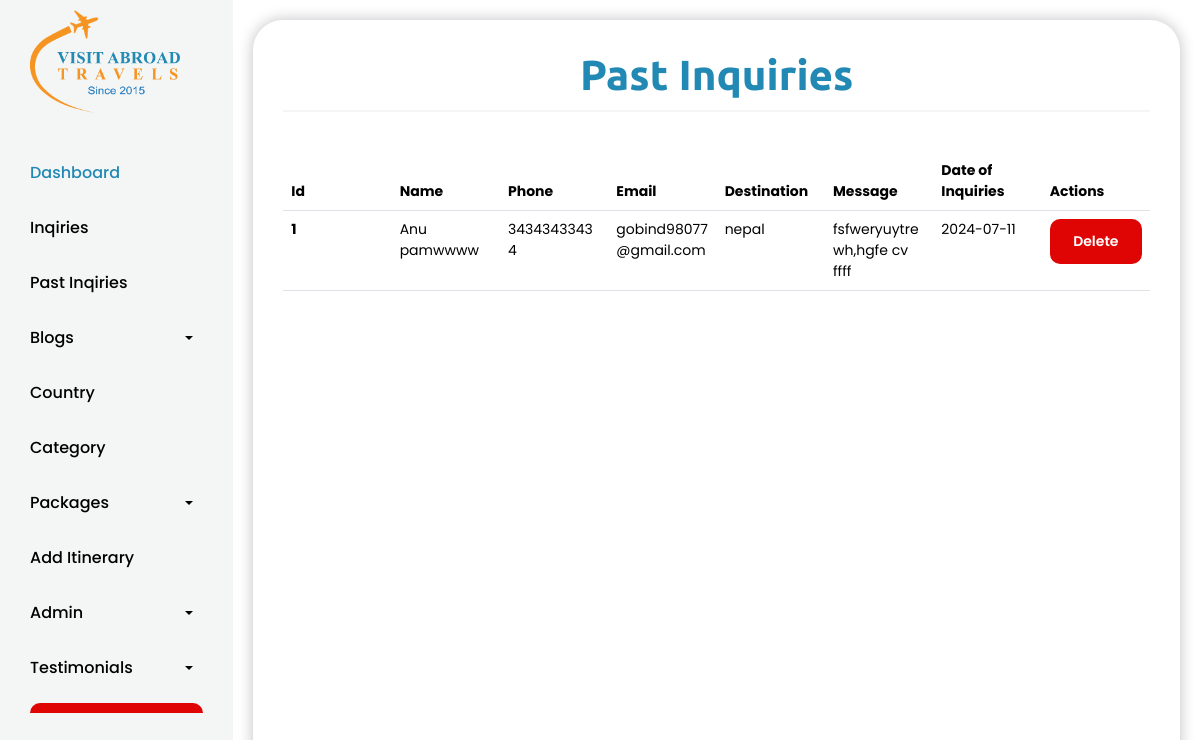
Screenshot of /admin/past_inquiries.php (signed in) with the database file from the repository.
### tables this page shows
CREATE TABLE `inquires` (
  `id` int(11) NOT NULL,
  `name` varchar(155) NOT NULL,
  `phone` varchar(155) NOT NULL,
  `email` varchar(155) NOT NULL,
  `destination` varchar(155) NOT NULL,
  `message` text NOT NULL,
  `status` varchar(155) NOT NULL DEFAULT 'processing',
  `created_on` date NOT NULL
);

### admin/past_inquiries.php (the view, shortened to what this page needs)
<?php include 'includes/header.php'; ?>
<section class="backend-page ">
  <?php include 'includes/nav.php'; ?>
  <div class="page">
    <h2 class="section-heading">Past Inquiries</h2>
    <div class="inquiries_content">
      <table class="table table-hover">
        <thead>
          <tr>
            <th scope="col">Id</th>
            <th scope="col">Name</th>
            <th scope="col">Phone</th>
            <th scope="col">Email</th>
            <th scope="col">Destination</th>
            <th scope="col">Message</th>
            <th scope="col">Date of Inquiries</th>
            <th scope="col">Actions</th>
          </tr>
        </thead>
        <tbody>
          <?php
          $sql = "SELECT * FROM inquires WHERE status = 'completed'";
          $result = mysqli_query($conn, $sql);
          $count = mysqli_num_rows($result);
          $sn = 1;
          if ($count > 0) {
            while ($row = mysqli_fetch_assoc($result)) {
              $id = $row['id'];
              $name = $row['name'];
              $phone = $row['phone'];
              $email = $row['email'];
              $destination = $row['destination'];
              $message = $row['message'];
              $date = $row['created_on'];
          ?>
              <tr>
                <th scope="row"><?php echo $sn++; ?></th>
                <td><?php echo ucfirst($name)  ?></td>
                <td><?php echo $phone ?></td>
                <td><?php echo $email ?></td>
                <td><?php echo $destination ?></td>
                <td><?php echo $message ?></td>
                <td><?php echo $date ?></td>
                <td class="btn-row ">
                  <a href="<?php echo SITEURL; ?>admin/inquiries_delete.php?id=<?php echo $id; ?>" class="btn-red">Delete</a>
                </td>
              </tr>
          <?php
            }
          }
          ?>
        </tbody>
      </table>
    </div>
  </div>
</section>
<?php include 'includes/footer.php'; ?>

### css/style.css (style rules this page uses)
body, p, a { font-size: 14px; font-style: normal; font-weight: 400; font-family: "Poppins", sans-serif; }
h1, .h1, h2, .h2, h3, .h3, h4, .h4, h5, .h5, h6 { font-family: "Ubuntu", sans-serif; font-weight: 600; margin: 0; padding: 0; color: #000000; }
a { color: #757272; font-size: 16px; font-weight: 500; font-family: "Poppins", sans-serif; text-decoration: none; display: block; overflow: hidden; transition: 0.4s all; }
section { position: relative; }
.section-heading { font-size: 42px; font-family: "Ubuntu", sans-serif; color: #000000; font-weight: 800; margin-bottom: 20px; }
.btn-red { font-size: 14px; background-color: rgb(223, 5, 5); color: #fff; padding: 10px 15px; border-radius: 10px; text-align: center; font-weight: 600; border: 2px solid rgb(223, 5, 5); transition: 0.3s ease-in-out; }
.backend-page { display: flex; justify-content: space-between; }
.backend-page .page { width: 80%; height: calc(100vh - 40px); margin: 20px; box-shadow: 0 0 15px rgba(1, 3, 26, 0.247); overflow-y: auto; overflow-x: hidden; border-radius: 30px; padding: 30px; }
.backend-page .page .section-heading { color: #2189b3; font-family: "Ubuntu", sans-serif; border-bottom: 2px solid #F4F5F5; padding-bottom: 10px; text-align: center; margin-bottom: 40px; }
.inquiries_content table { table-layout: fixed; overflow-wrap: break-word; }

### rows the page displays
inquires: name "Anu pamwwww", phone "34343433434", email "gobind98077@gmail.com", destination "nepal", message "fsfweryuytrewh,hgfe cv ffff", created_on "2024-07-11"
